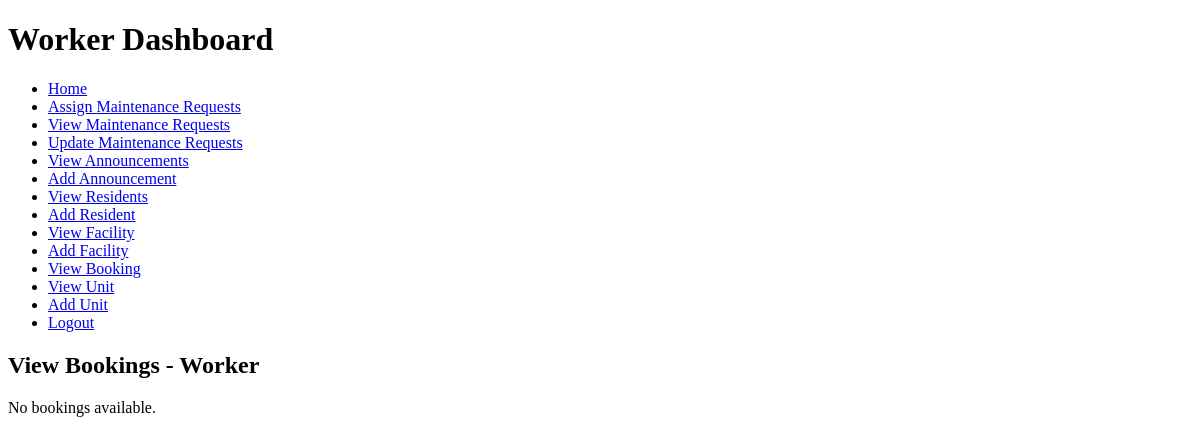
The app's page /Worker/view_booking.php (signed in), older data.
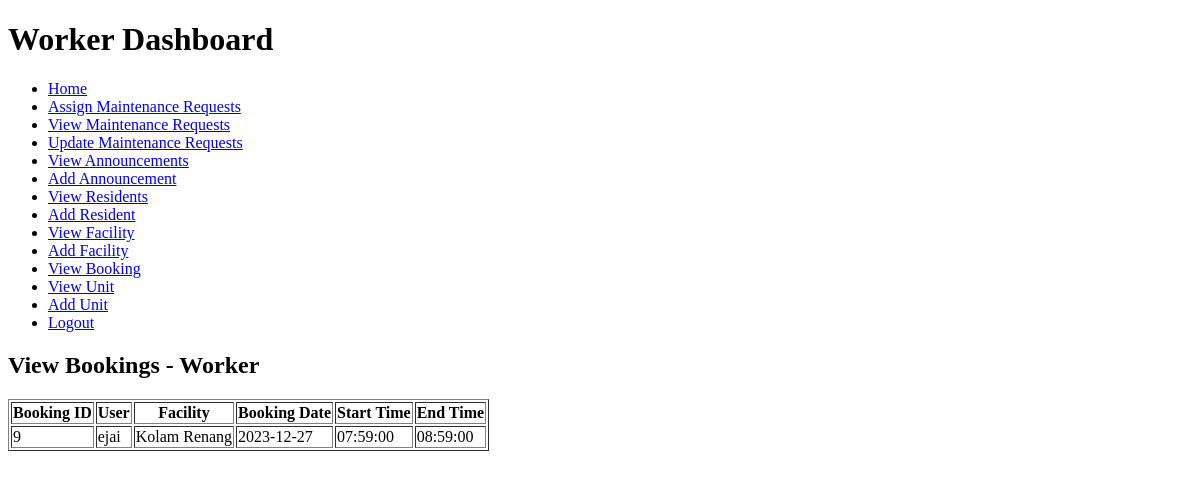
The same page, newer data.
### tables this page shows
CREATE TABLE `booking` (
  `booking_id` int(20) NOT NULL,
  `user_id` int(20) NOT NULL,
  `facility_id` int(20) NOT NULL,
  `booking_date` date NOT NULL,
  `start_time` time NOT NULL,
  `end_time` time NOT NULL
);

CREATE TABLE `user` (
  `user_id` int(20) NOT NULL,
  `username` varchar(100) NOT NULL,
  `password` varchar(100) NOT NULL,
  `role_id` int(20) NOT NULL,
  `fullname` varchar(255) NOT NULL,
  `email` varchar(255) NOT NULL,
  `phone_number` varchar(20) DEFAULT NULL,
  `ic_number` varchar(14) DEFAULT NULL,
  `emergency_contact` varchar(255) DEFAULT NULL,
  `unit_id` int(11) DEFAULT NULL,
  `profile_pic` varchar(255) DEFAULT NULL
);

CREATE TABLE `facility` (
  `facility_id` int(20) NOT NULL,
  `facility_name` varchar(100) NOT NULL
);

### Worker/view_booking.php (the view, shortened to what this page needs)
<?php
include '../include/connection.php';
include '../include/header_worker.php';
include '../include/sidebar_worker.php';
$sqlBookings = "SELECT b.booking_id, u.username, f.facility_name, b.booking_date, b.start_time, b.end_time
                FROM booking b
                JOIN user u ON b.user_id = u.user_id
                JOIN facility f ON b.facility_id = f.facility_id";
$resultBookings = $conn->query($sqlBookings);
?>
<!DOCTYPE html>
<html lang="en">
<head>
</head>
<body>
    <h2>View Bookings - Worker</h2>
    <?php if ($resultBookings->num_rows > 0): ?>
        <table border="1">
            <tr>
                <th>Booking ID</th>
                <th>User</th>
                <th>Facility</th>
                <th>Booking Date</th>
                <th>Start Time</th>
                <th>End Time</th>
            </tr>
            <?php while ($row = $resultBookings->fetch_assoc()): ?>
                <tr>
                    <td><?php echo $row['booking_id']; ?></td>
                    <td><?php echo $row['username']; ?></td>
                    <td><?php echo $row['facility_name']; ?></td>
                    <td><?php echo $row['booking_date']; ?></td>
                    <td><?php echo $row['start_time']; ?></td>
                    <td><?php echo $row['end_time']; ?></td>
                </tr>
            <?php endwhile; ?>
        </table>
    <?php else: ?>
        <p>No bookings available.</p>
    <?php endif; ?>
</body>
</html>

Row changes from the older to the newer data that the page shows:
added booking: booking_id "9", user.username "ejai", facility.facility_name "Kolam Renang", booking_date "2023-12-27", start_time "07:59:00", end_time "08:59:00"
Text that changed along with them:
text no longer shown: "No bookings available."
text now shown: "Booking ID User Facility Booking Date Start Time End Time"
